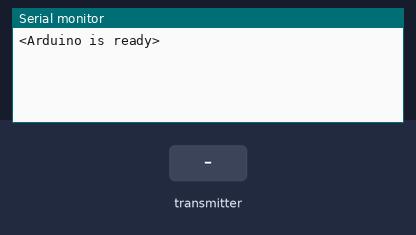
The sketch below on a simulated ESP32. Parts: the last lines printed to the serial monitor. The inputs (shaded band) are chosen by the test bench.

Above: at 1.2 s.
1.3 s: the transmitter starts sending OvenID = 0
At 1.61 s:
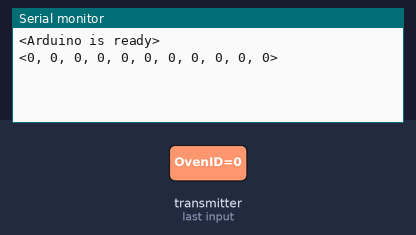
3.3 s: the transmitter starts sending Count = 1024
At 3.61 s:
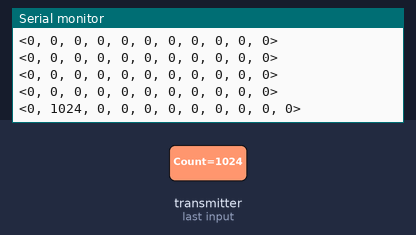
4.8 s: the transmitter starts sending Temps.0 = 25
At 5.11 s:
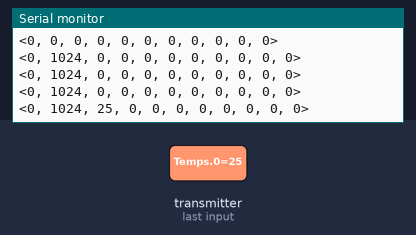
6.3 s: the transmitter starts sending Temps.1 = 25
At 6.61 s:
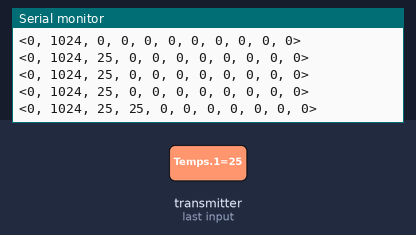
7.8 s: the transmitter starts sending Temps.2 = 25
At 8.11 s:
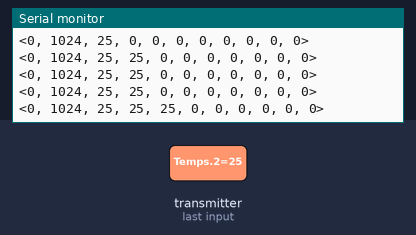
9.3 s: the transmitter starts sending Temps.3 = 25
At 9.61 s:
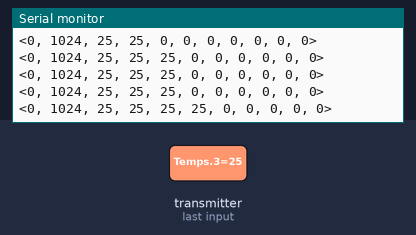

Measured:
- after the input at 1.3 s, the serial monitor: prints a new line at once (image 1)
- after the input at 3.3 s, the serial monitor: prints a new line at once (image 2)
- after the input at 4.8 s, the serial monitor: prints a new line at once (image 3)
- after the input at 6.3 s, the serial monitor: prints a new line at once (image 4)
- after the input at 7.8 s, the serial monitor: prints a new line at once (image 5)
- after the input at 9.3 s, the serial monitor: prints a new line at once (image 6)

The sketch:

Receiver.ino
```cpp
/*
  Jake Lehotsky
  Jake's Custom Shop, LLC
  August, 2023

  Recieves serial data from Wireless Transmistters.
  Formats the data
  Sends data packets to a PC via USB.
  Any serial.print data wraped with < and > will be recieved by the PC

  Notes:
   - Each transmitter must contain the Recievers MAC address
   - For use with Transmitter_With_RTDs.ino
   - Intended for use with arduinoGUI2.py
   - A lot of extra stuff in here that should be deleted.
*/


#include <esp_now.h>
#include <WiFi.h>

const byte numLEDs = 2;

const byte buffSize = 40;
char inputBuffer[buffSize];
const char startMarker = '<';
const char endMarker = '>';
byte bytesRecvd = 0;
boolean readInProgress = false;
boolean newDataFromPC = false;

char messageFromPC[buffSize] = {0};

unsigned long curMillis;

unsigned long prevReplyToPCmillis = 0;
unsigned long replyToPCinterval = 3500;


// Structure example to receive data
// Must match the sender structure
typedef struct struct_message {
  int OvenID;     //Oven Identification Number
  int Count = 0;    //Counts the number of transmissions.
  int Temps[8];       //Tempreture Data. Each element is a seperate chamber in the oven?
  byte Status;
  //int BatchID;     //6-Digit identification number for each batch.
}struct_message;
// Create a struct_message called myData
struct_message myData;


int const log_length = 10;
//Structure to store data prior to SD card dump.  1 Struct per oven.
typedef struct struct_log {
  int id;                 //Oven and Board Number
  //int sampleCount=0;      //Sample number.  Counts non-zero rows.
  //int Tempslog_length[8];         //Each cloumn is a temp measurement from a chamber.
  int Temps[log_length][8];         //Each cloumn is a temp measurement from a chamber.
}struct_log;               //Each Row is a new sample


// Create a structure to hold the readings from each board
struct_log board1;
struct_log board2;
struct_log board3;

// Create an array with all the structures
struct_log boardsStruct[3] = {board1, board2, board3};

int sampleCount[]={0,0,0};
// callback function that will be executed when data is received
void OnDataRecv(const uint8_t * mac_addr, const uint8_t *incomingData, int len) {
  char macStr[18];

  //Serial.print("<Packet received from: >");
  snprintf(macStr, sizeof(macStr), "%02x:%02x:%02x:%02x:%02x:%02x",
           mac_addr[0], mac_addr[1], mac_addr[2], mac_addr[3], mac_addr[4], mac_addr[5]);
  //Serial.println(macStr);
  memcpy(&myData, incomingData, sizeof(myData));
  //Serial.printf("<Board ID %u: %u bytes.\t >", myData.OvenID, len);
  //Serial.printf("<SampleCount: %u \n >", sampleCount[myData.OvenID-1]);


  //===SEND DATA OVER SERIAL PORTS===//
  Serial.print("<");
  Serial.print(myData.OvenID);
  Serial.print(", ");
  Serial.print(myData.Count);
  Serial.print(", ");
  for(int i = 0; i < 8; i++){
    Serial.print(myData.Temps[i]);
    Serial.print(", ");
  }
    Serial.print(myData.Status);
    Serial.print(">");
    Serial.println();
    sampleCount[myData.OvenID-1]++;   //Increment the number of rows in the current struct.


    //SD Card dump
    //Compiles reading from all RTDs on one oven into a single 2D structure.  Represents a single cooking cycle.
    /*
    if (sampleCount[myData.OvenID-1] >= log_length){
      Serial.println("SD Card Dump:");
      Serial.printf("Board ID %u: %u bytes\n", myData.OvenID, len);
      for(int j = 0; j < sampleCount[myData.OvenID-1]; j++){
        for(int i = 0; i < 8; i++){
          Serial.print(boardsStruct[myData.OvenID-1].Temps[j][i]);
          Serial.print(", ");
        }
        Serial.println();
      }
      sampleCount[myData.OvenID-1] = 0;
    }*/
}

//=============

void setup() {
  Serial.begin(115200);
  //Set device as a Wi-Fi Station
  WiFi.mode(WIFI_STA);

  //Init ESP-NOW
  if (esp_now_init() != ESP_OK) {
    Serial.println("Error initializing ESP-NOW");
    return;
  }
  // Once ESPNow is successfully Init, we will register for recv CB to
  // get recv packer info


  // tell the PC we are ready
  Serial.println("<Arduino is ready>");
  esp_now_register_recv_cb(OnDataRecv);
}

//=============

void loop() {
}
```
